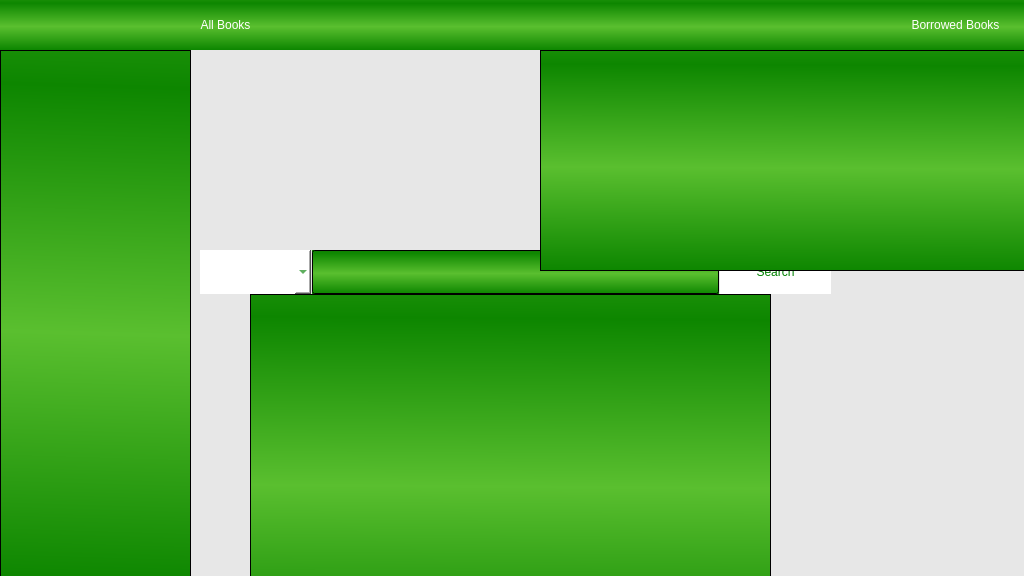
<?xml version="1.0" encoding="UTF-8"?>
<ui version="4.0">
 <class>UserDashboard</class>
 <widget class="QDialog" name="UserDashboard">
  <property name="geometry">
   <rect>
    <x>0</x>
    <y>0</y>
    <width>1024</width>
    <height>576</height>
   </rect>
  </property>
  <property name="windowTitle">
   <string>LibManager</string>
  </property>
  <property name="styleSheet">
   <string notr="true">background-color:white;</string>
  </property>
  <widget class="QLabel" name="logo_searchScreen">
   <property name="geometry">
    <rect>
     <x>280</x>
     <y>110</y>
     <width>479</width>
     <height>109</height>
    </rect>
   </property>
   <property name="styleSheet">
    <string notr="true">background-image: url(C:/LibManager/LibManager/LBResources/LibManager_searchScreen.png);
background-color:transparent;</string>
   </property>
   <property name="text">
    <string/>
   </property>
  </widget>
  <widget class="QLineEdit" name="searchLineEdit">
   <property name="geometry">
    <rect>
     <x>312</x>
     <y>250</y>
     <width>407</width>
     <height>44</height>
    </rect>
   </property>
   <property name="styleSheet">
    <string notr="true">background-color: qlineargradient(spread:reflect, x1:0.484, y1:0.534091, x2:0.479, y2:1, stop:0 rgba(90, 191, 47, 255), stop:1 rgba(13, 134, 0, 255));
font-size: 16px;
padding-left: 10px; 
padding-bottom: 2px;</string>
   </property>
   <property name="text">
    <string/>
   </property>
  </widget>
  <widget class="QWidget" name="navBar" native="true">
   <property name="geometry">
    <rect>
     <x>0</x>
     <y>0</y>
     <width>1024</width>
     <height>50</height>
    </rect>
   </property>
   <property name="styleSheet">
    <string notr="true">background-color: qlineargradient(spread:reflect, x1:0.484, y1:0.534091, x2:0.479, y2:1, stop:0 rgba(90, 191, 47, 255), stop:1 rgba(13, 134, 0, 255));</string>
   </property>
   <widget class="QLabel" name="LibManager_logo_navBar">
    <property name="geometry">
     <rect>
      <x>20</x>
      <y>12</y>
      <width>130</width>
      <height>29</height>
     </rect>
    </property>
    <property name="styleSheet">
     <string notr="true">background-image: url(C:/LibManager/LibManager/LBResources/LibManager_navBar.png);
background-color: transparent;</string>
    </property>
    <property name="text">
     <string/>
    </property>
   </widget>
   <widget class="QPushButton" name="showBooksButton">
    <property name="geometry">
     <rect>
      <x>170</x>
      <y>0</y>
      <width>111</width>
      <height>50</height>
     </rect>
    </property>
    <property name="styleSheet">
     <string notr="true">QPushButton {
    background-color: transparent;
    color: white;
    padding: 5px;
	border-color: transparent;
	border-radius: 0px;
}
QPushButton:hover {
	background-color: rgb(136, 202, 129);
	border-radius: 0px;
}</string>
    </property>
    <property name="text">
     <string>All Books</string>
    </property>
    <property name="iconSize">
     <size>
      <width>18</width>
      <height>18</height>
     </size>
    </property>
   </widget>
   <widget class="QPushButton" name="showBorrowedBooksButton">
    <property name="geometry">
     <rect>
      <x>890</x>
      <y>0</y>
      <width>131</width>
      <height>50</height>
     </rect>
    </property>
    <property name="styleSheet">
     <string notr="true">QPushButton {
    background-color: transparent;
    color: white;
    padding: 5px;
	border-color: transparent;
	border-radius: 0px;
}
QPushButton:hover {
	background-color: rgb(136, 202, 129);
	border-radius: 0px;
}</string>
    </property>
    <property name="text">
     <string>Borrowed Books</string>
    </property>
   </widget>
  </widget>
  <widget class="QLabel" name="allBackground">
   <property name="geometry">
    <rect>
     <x>0</x>
     <y>0</y>
     <width>1024</width>
     <height>576</height>
    </rect>
   </property>
   <property name="styleSheet">
    <string notr="true">background-color: rgb(231, 231, 231);</string>
   </property>
   <property name="text">
    <string/>
   </property>
  </widget>
  <widget class="QListWidget" name="bookListWidget">
   <property name="enabled">
    <bool>true</bool>
   </property>
   <property name="geometry">
    <rect>
     <x>0</x>
     <y>50</y>
     <width>191</width>
     <height>531</height>
    </rect>
   </property>
   <property name="styleSheet">
    <string notr="true">background-color: qlineargradient(spread:reflect, x1:0.484, y1:0.534091, x2:0.479, y2:1, stop:0 rgba(90, 191, 47, 255), stop:1 rgba(13, 134, 0, 255));</string>
   </property>
   <property name="autoScroll">
    <bool>true</bool>
   </property>
  </widget>
  <widget class="QComboBox" name="filterComboBox">
   <property name="geometry">
    <rect>
     <x>200</x>
     <y>250</y>
     <width>111</width>
     <height>44</height>
    </rect>
   </property>
   <property name="font">
    <font>
     <pointsize>16</pointsize>
    </font>
   </property>
   <property name="styleSheet">
    <string notr="true">
    background-color:white;
    color: green;
    padding: 5px;
	border-color: transparent;
	border-radius: 0px;

</string>
   </property>
   <property name="placeholderText">
    <string/>
   </property>
  </widget>
  <widget class="QTableWidget" name="resultsTableWidget">
   <property name="geometry">
    <rect>
     <x>250</x>
     <y>294</y>
     <width>521</width>
     <height>361</height>
    </rect>
   </property>
   <property name="styleSheet">
    <string notr="true">background-color: qlineargradient(spread:reflect, x1:0.484, y1:0.534091, x2:0.479, y2:1, stop:0 rgba(90, 191, 47, 255), stop:1 rgba(13, 134, 0, 255));</string>
   </property>
  </widget>
  <widget class="QPushButton" name="findButton">
   <property name="geometry">
    <rect>
     <x>720</x>
     <y>250</y>
     <width>111</width>
     <height>44</height>
    </rect>
   </property>
   <property name="styleSheet">
    <string notr="true">QPushButton {
    background-color:white;
    color: green;
    padding: 5px;
	border-color: transparent;
	border-radius: 0px;
}
</string>
   </property>
   <property name="text">
    <string>Search</string>
   </property>
  </widget>
  <widget class="QTableWidget" name="barrowedbooks">
   <property name="geometry">
    <rect>
     <x>540</x>
     <y>50</y>
     <width>491</width>
     <height>221</height>
    </rect>
   </property>
   <property name="styleSheet">
    <string notr="true">background-color: qlineargradient(spread:reflect, x1:0.484, y1:0.534091, x2:0.479, y2:1, stop:0 rgba(90, 191, 47, 255), stop:1 rgba(13, 134, 0, 255));
color: white;</string>
   </property>
  </widget>
  <zorder>allBackground</zorder>
  <zorder>logo_searchScreen</zorder>
  <zorder>searchLineEdit</zorder>
  <zorder>navBar</zorder>
  <zorder>resultsTableWidget</zorder>
  <zorder>findButton</zorder>
  <zorder>filterComboBox</zorder>
  <zorder>bookListWidget</zorder>
  <zorder>barrowedbooks</zorder>
 </widget>
 <resources/>
 <connections/>
</ui>
